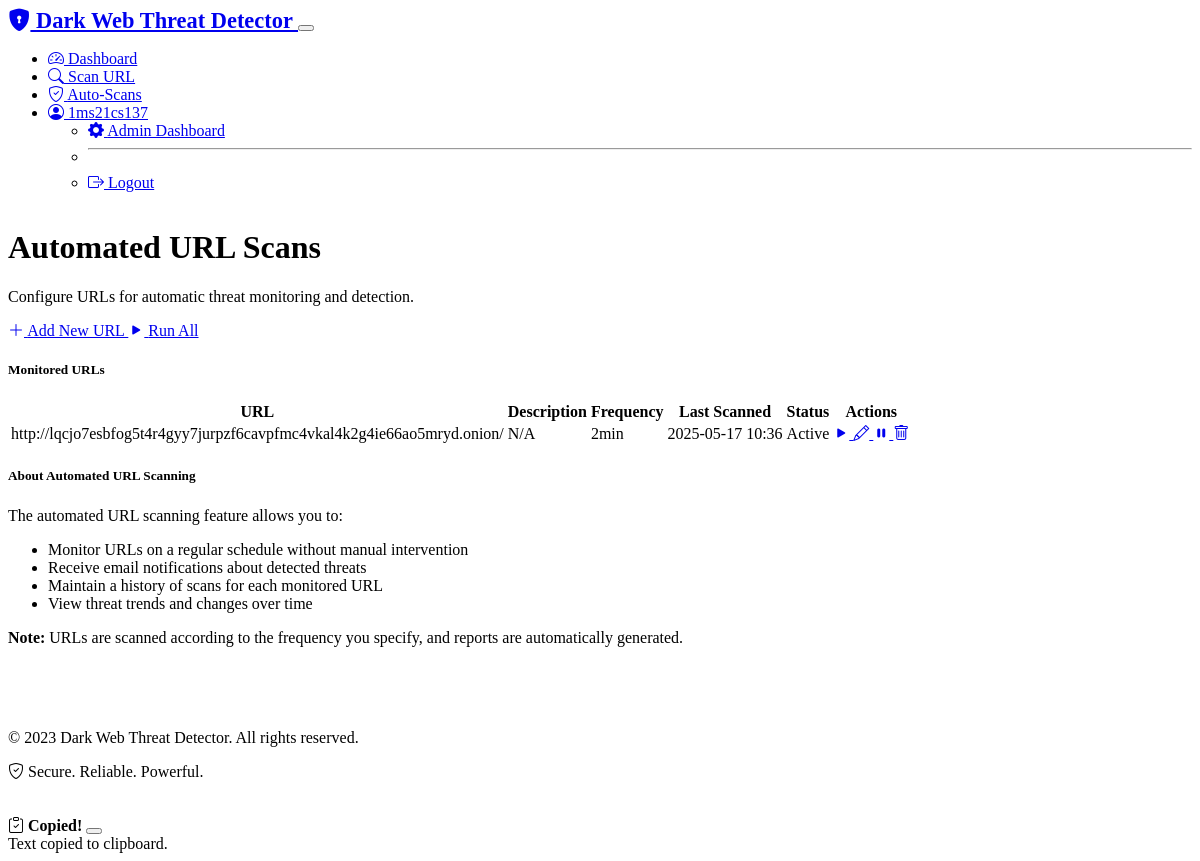
Page /auto-scans (signed in) on the earlier database version.
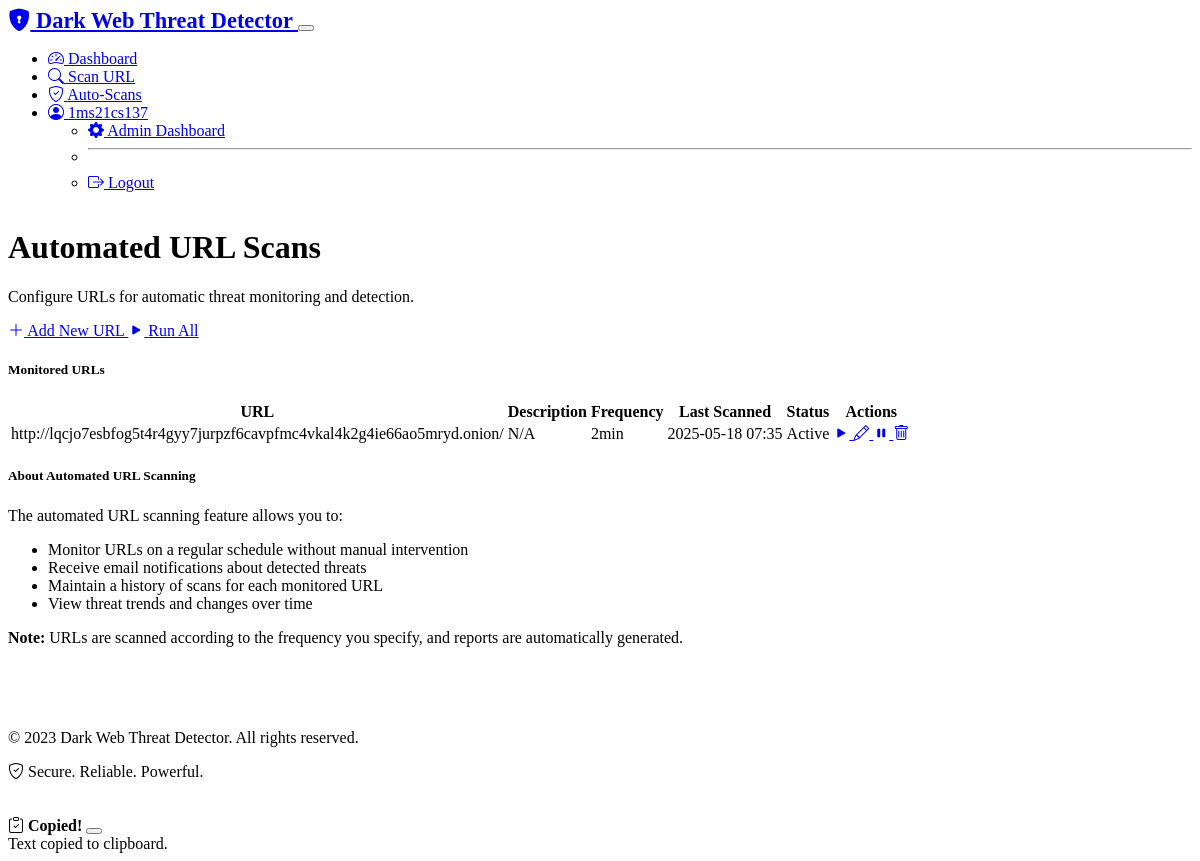
Same page on the later database version.
### models.py (models this page shows, shortened)
class AutoScanURL(db.Model):
    id = db.Column(db.Integer, primary_key=True)
    url = db.Column(db.String(512), nullable=False)
    description = db.Column(db.Text, nullable=True)
    email_notification = db.Column(db.Boolean, default=True)
    notification_email = db.Column(db.String(120), nullable=True)
    scan_frequency = db.Column(db.String(20), default='daily')  # daily, weekly, monthly
    last_scanned_at = db.Column(db.DateTime, nullable=True)
    active = db.Column(db.Boolean, default=True)
    created_at = db.Column(db.DateTime, default=datetime.utcnow)
    user_id = db.Column(db.Integer, db.ForeignKey('user.id'), nullable=False)
    scans = db.relationship('Scan', backref='auto_scan_url', lazy=True)

### routes.py (the view)
@app.route('/auto-scans')
@login_required
def auto_scans():
    auto_scan_urls = AutoScanURL.query.filter_by(user_id=current_user.id).order_by(AutoScanURL.created_at.desc()).all()
    return render_template('auto_scans.html',
                          title='Automated URL Scans',
                          auto_scan_urls=auto_scan_urls)

### models.py (called while the page is built)
@login_manager.user_loader
def load_user(user_id):
    return User.query.get(int(user_id))

### templates/auto_scans.html (shortened to what the changed rows need)
{% extends "base.html" %}
{% block content %}
<div class="container my-4">
    <div class="row mb-4">
        <div class="col-md-8">
            <h1 class="display-5">Automated URL Scans</h1>
        </div>
    </div>
    <div class="card mb-4">
        <div class="card-body">
            {% if auto_scan_urls %}
                <div class="table-responsive">
                    <table class="table table-striped table-hover">
                        <thead>
                            <tr>
                                <th>URL</th>
                                <th>Description</th>
                                <th>Frequency</th>
                                <th>Last Scanned</th>
                                <th>Status</th>
                                <th>Actions</th>
                            </tr>
                        </thead>
                        <tbody>
                            {% for auto_scan in auto_scan_urls %}
                                <tr>
                                    <td>{{ auto_scan.url }}</td>
                                    <td>{{ auto_scan.description or 'N/A' }}</td>
                                    <td>{{ auto_scan.scan_frequency }}</td>
                                    <td>
                                        {% if auto_scan.last_scanned_at %}
                                            {{ auto_scan.last_scanned_at.strftime('%Y-%m-%d %H:%M') }}
                                        {% else %}
                                            Never
                                        {% endif %}
                                    </td>
                                    <td>
                                        {% if auto_scan.active %}
                                            <span class="badge bg-success">Active</span>
                                        {% else %}
                                            <span class="badge bg-danger">Inactive</span>
                                        {% endif %}
                                    </td>
                                    <td>
                                        <div class="btn-group" role="group">
                                            <a href="{{ url_for('run_auto_scan', auto_scan_id=auto_scan.id) }}"
                                               class="btn btn-sm btn-success" title="Run Scan Now">
                                                <i class="bi bi-play-fill"></i>
                                            </a>
                                            <a href="{{ url_for('edit_auto_scan', auto_scan_id=auto_scan.id) }}"
                                               class="btn btn-sm btn-primary" title="Edit">
                                                <i class="bi bi-pencil"></i>
                                            </a>
                                            <a href="{{ url_for('toggle_auto_scan', auto_scan_id=auto_scan.id) }}"
                                               class="btn btn-sm btn-warning" title="Toggle Status">
                                                {% if auto_scan.active %}
                                                    <i class="bi bi-pause-fill"></i>
                                                {% else %}
                                                    <i class="bi bi-play-fill"></i>
                                                {% endif %}
                                            </a>
                                            <a href="{{ url_for('delete_auto_scan', auto_scan_id=auto_scan.id) }}"
                                               class="btn btn-sm btn-danger"
                                               onclick="return confirm('Are you sure you want to delete this auto-scan URL? This action cannot be undone.')"
                                               title="Delete">
                                                <i class="bi bi-trash"></i>
                                            </a>
                                        </div>
                                    </td>
                                </tr>
                            {% endfor %}
                        </tbody>
                    </table>
                </div>
            {% endif %}
        </div>
    </div>
</div>
{% endblock %}

Differences in the rows shown:
changed AutoScanURL "http://lqcjo7esbfog5t4r4gyy7jurpzf6cavpfmc4vkal4k2g4ie66ao5mryd.onion/": last_scanned_at "2025-05-17 10:36" → "2025-05-18 07:35"
